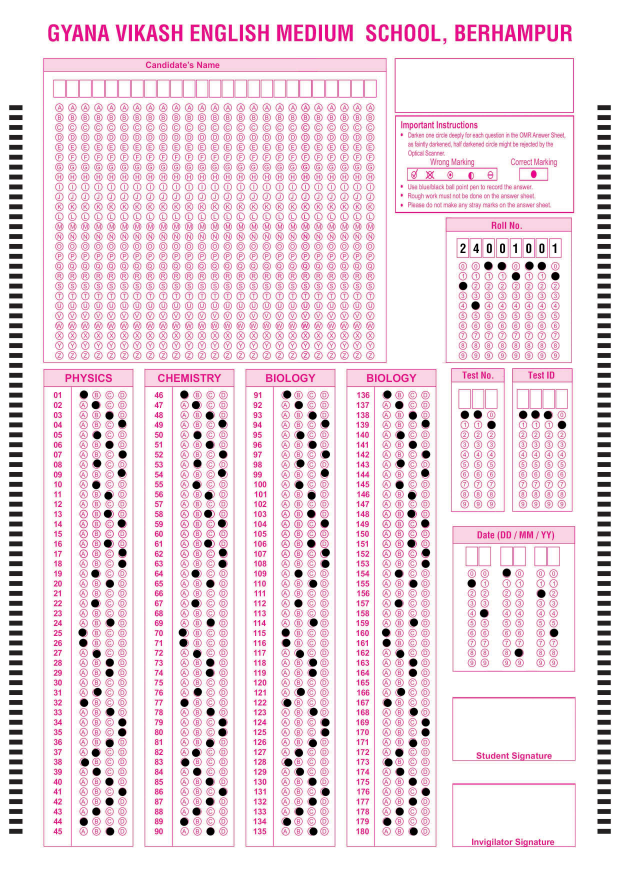
#> input picture backend/tests/fixtures/gyana_roll_24001001.jpg, 2480 x 3508 px (shown at 1/4 size)
$ python -i de_skew_engine.py   (imports and definitions only)
#> lines starting #> are read from the running program, lines starting #| are printed output that depends on the picture; after the words box and inside, x2 and y2 are one past the last pixel; in counts of white or black regions, pixels touching at a corner belong together
"""Fiducial-based OMR de-skew and perspective alignment."""

from __future__ import annotations

from pathlib import Path
from typing import Any

import cv2
import numpy as np

from .studio_render import DPI as STUDIO_DPI

A4_MM = (210.0, 297.0)
DEFAULT_DPI = 300

ERROR_MIN_FIDUCIALS = "OMRAlignmentError: Could not locate minimum fiducial markers for perspective correction."


class OMRAlignmentError(Exception):
    """Raised when a sheet cannot be aligned from corner fiducials or timing marks."""


# [104 lines left out: functions align_omr_sheet, align_omr_array, _load, _to_gray, _target_size, not called in this run]


def _preprocess(gray: np.ndarray) -> tuple[np.ndarray, np.ndarray]:
    blur = cv2.GaussianBlur(gray, (5, 5), 0)
    _, otsu = cv2.threshold(blur, 0, 255, cv2.THRESH_BINARY_INV + cv2.THRESH_OTSU)
    edges = cv2.Canny(blur, 40, 120)
    return otsu, edges


# [176 lines left out: functions _detect_fiducial_squares, _assign_quadrants, _extrapolate_missing, _timing_corners, _timing_marks, _resolve_corners and 3 more, not called in this run]


def _skew_angle(ordered: np.ndarray) -> float:
    tl, tr = ordered[0], ordered[1]
    return float(np.degrees(np.arctan2(tr[1] - tl[1], tr[0] - tl[0])))


# [70 lines left out: functions _confidence, _header_text_score, _page_is_upside_down, _draw_debug, not called in this run]

>>> import cv2
>>> picture = cv2.imread('../../tests/fixtures/gyana_roll_24001001.jpg', cv2.IMREAD_GRAYSCALE)
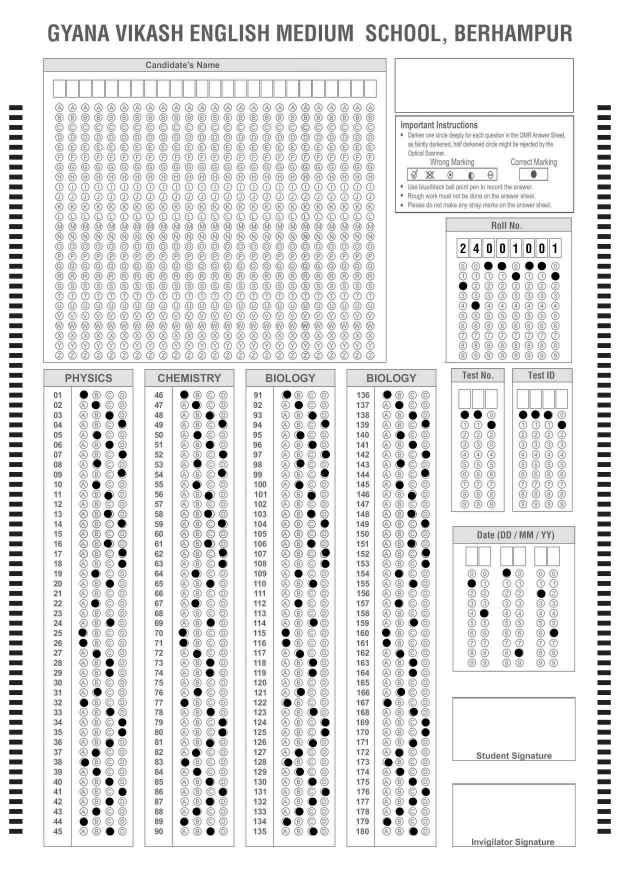
#> picture: shape (3508, 2480) (shown at 1/4 size); min 0, max 255, mean 228.8
>>> result = _preprocess(picture)
#> in _preprocess, `_, otsu = cv2.threshold(blur, 0, 255, cv2.THRESH_BINARY_INV + cv2.THRE..`:
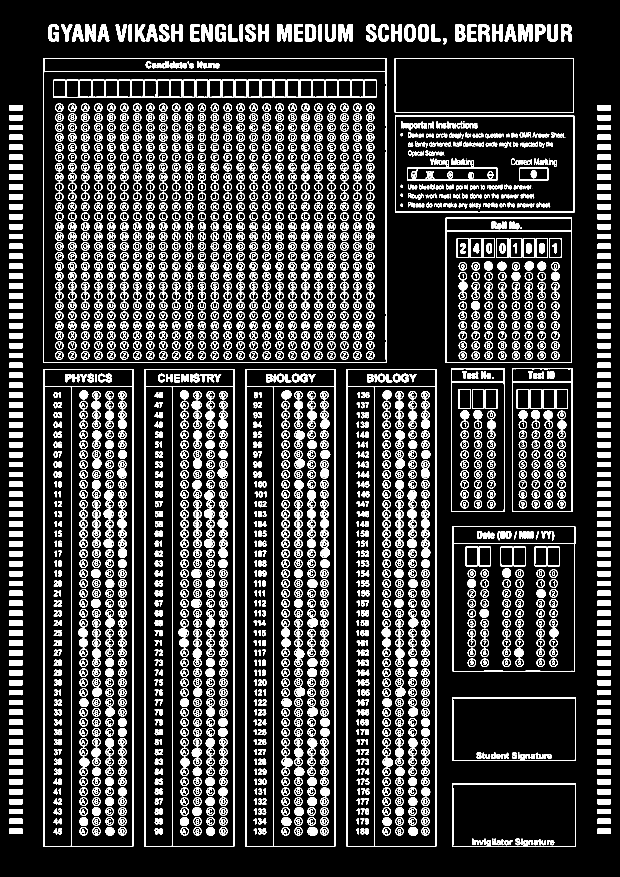
#> otsu: shape (3508, 2480) (shown at 1/4 size); 14.1% white; 3968 white regions (18 under 20 px), largest, box (x1, y1, x2, y2) and area: (173, 232, 1546, 1452) 18421, (174, 1476, 533, 3387) 16476, (578, 1476, 938, 3387) 16425
#> in _preprocess, `edges = cv2.Canny(blur, 40, 120)`:
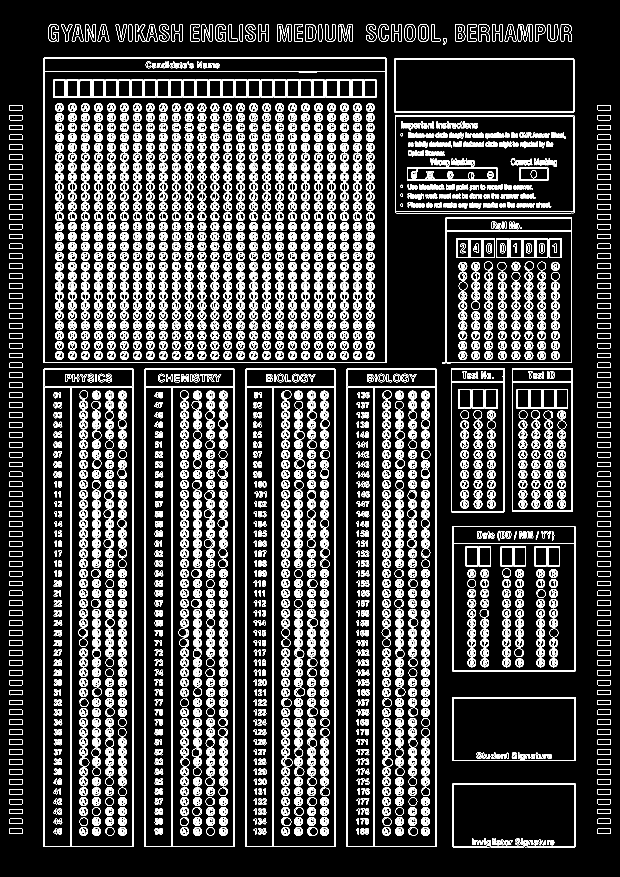
#> edges: shape (3508, 2480) (shown at 1/4 size); 8.1% white in thin lines or dots
